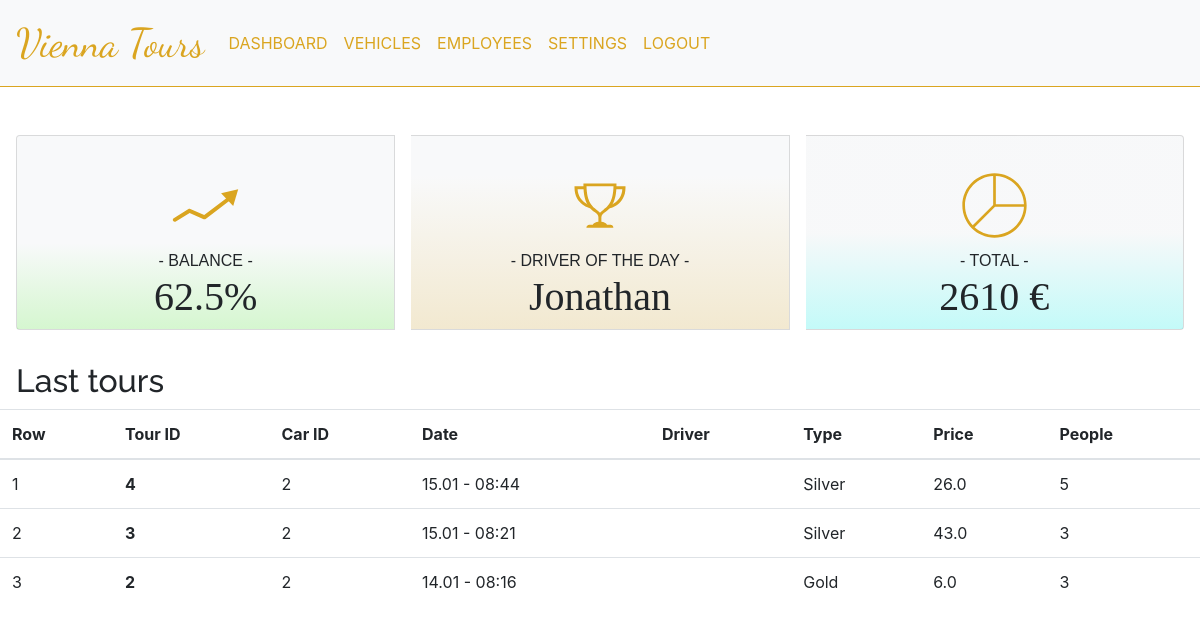
/supervisor/ (signed in), run on the app's committed database.
### supervisor/models.py (models this page shows, shortened)
class Tour(models.Model):
    driverID = models.ForeignKey(User, on_delete=models.DO_NOTHING)  #TODO change to something else. If User is deleted, delete tours?
    carID = models.ForeignKey(Car, on_delete=models.DO_NOTHING)
    date = models.DateTimeField(default=timezone.now) #TODO change to something else
    duration = models.FloatField()
    tourType = models.CharField(max_length=20)
    people = models.IntegerField()
    price = models.FloatField()

class Car(models.Model):
    latitude = models.FloatField(default=0.0)
    longitude = models.FloatField(default=0.0)
    photoOption = models.CharField(max_length=20, default='car-black')

### supervisor/views.py (the view)
# urls.py: path('', views.dashboard, name='supervisor-dashboard'),
def dashboard(request):
    tours = {
        'tours' : Tour.objects.order_by("-date")[:3] #Get last 3 tours
    }
    return render(request, 'supervisor/index.html', tours)

### supervisor/templates/supervisor/index.html
{% extends "nav.html" %}
{% block content %}
<div class="card-group">
    <div class="card bg-light">
        <div class="card-body text-center" id="balance">
                <img class="card-img" alt="stats" src="../static/images/stats-icon.svg"/>
                 <p class="card-subtitle">- BALANCE -</p>
                <h1 class="card-header-tabs">62.5%</h1>
        </div>
    </div>
    <div class="card bg-light">
        <div class="card-body text-center" id="driver-of-the-day">
            <img class="card-img" alt="trophy" src="../static/images/trophy-icon.svg"/>
            <p class="card-subtitle">- DRIVER OF THE DAY -</p>
            <h1 class="card-header-tabs">Jonathan</h1>
        </div>
    </div>
    <div class="card bg-light">
        <div class="card-body text-center" id="total">
            <img class="card-img" alt="summary" src="../static/images/summary-icon.svg"/>
            <p class="card-subtitle">- TOTAL -</p>
            <h1 class="card-header-tabs">2610 €</h1>
        </div>
    </div>
</div>
<div class="table-header">
    <h2>Last tours</h2>
</div>
<table class="table">
    <thead>
        <tr>
            <th scope="col">Row</th>
            <th scope="col">Tour ID</th>
            <th scope="col">Car ID</th>
            <th scope="col">Date</th>
            <th scope="col">Driver</th>
            <th scope="col">Type</th>
            <th scope="col">Price</th>
            <th scope="col">People</th>
        </tr>
        </thead>
        <tbody>
    {% for post in tours %}
    <tr>
        <td>{{forloop.counter}}</td>
        <th scope="row">{{ post.id }}</th>
        <td>{{ post.carID.id }}</td>
        <td>{{ post.date|date:"d.m - H:i" }}</td>
        <td>{{ post.driverID.name }} {{ post.driverID.surname }}</td>
        <td>{{ post.tourType }}</td>
        <td>{{ post.price }}</td>
        <td>{{ post.people }}</td>
    </tr>
    {% endfor %}
</tbody>
</table>
{% endblock content %}

### supervisor/static/styles/style.css (style rules this page uses)
body { padding-bottom: 5em; }
.card-header-tabs { font-family: "Gill Sans MT", serif; }
.card-img { max-width: 20%; height: auto; margin: 1em; }
.card { font-family: 'PT Sans Narrow', sans-serif; margin: 1em; }
.table-header { margin-top: 2em; margin-left: 1em; font-family: 'Raleway', sans-serif; }
#balance { background: rgb(80,237,47); background: linear-gradient(0deg, rgba(80,237,47,0.20770306413581052) 0%, rgba(255,255,255,0.07044816217502625) 45%); }
#driver-of-the-day { background: rgb(218,165,32); background: linear-gradient(0deg, rgba(218,165,32,0.1936974618949142) 0%, rgba(255,255,255,0.07044816217502625) 80%); }
#total { background: rgb(45,253,244); background: linear-gradient(0deg, rgba(45,253,244,0.25812323220303746) 0%, rgba(208,206,202,0.017226873659620057) 50%); }
body { font-family: "Lato", sans-serif; }

### data on the page
Tour: id "4", carID.id "2", date "15.01 - 08:44", tourType "Silver", price "26.0", people "5"
Tour: id "3", carID.id "2", date "15.01 - 08:21", tourType "Silver", price "43.0", people "3"
Tour: id "2", carID.id "2", date "14.01 - 08:16", tourType "Gold", price "6.0", people "3"
